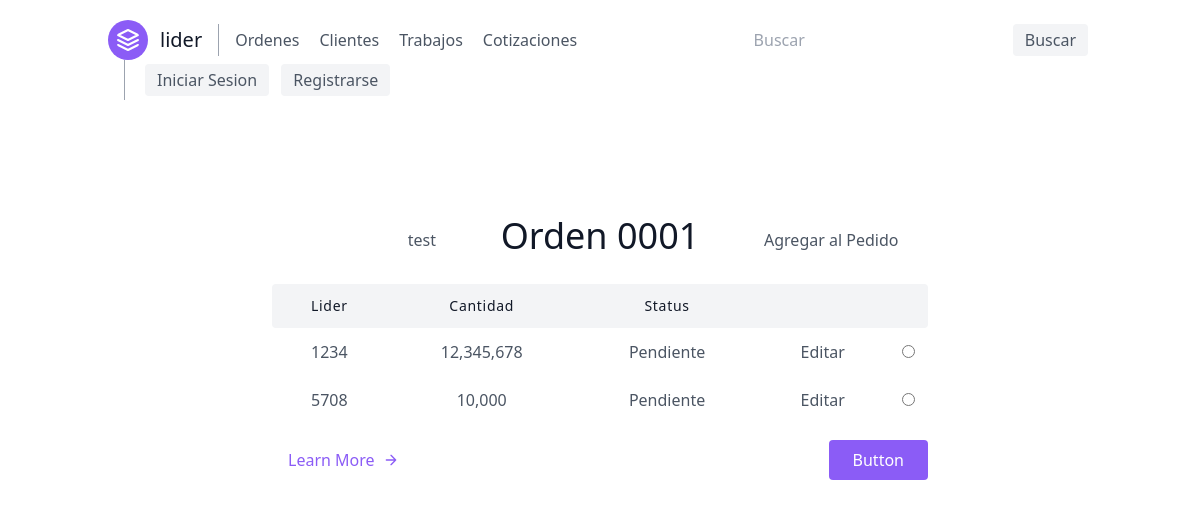
Before: /cart/1/ with the older database file.
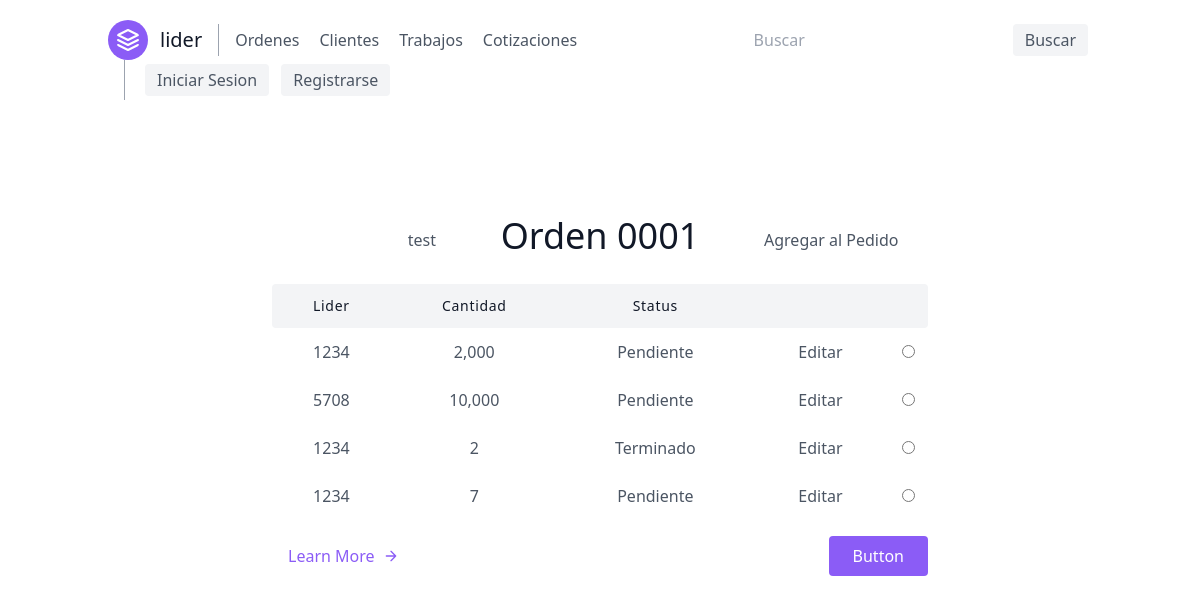
After: the same page with the newer database file.
### orders/models.py (models this page shows)
class OrderItem(models.Model):
    order = models.ForeignKey(Order, on_delete=models.CASCADE)
    lider = models.ForeignKey(Lider, on_delete=models.DO_NOTHING)
    quantity_ordered = models.IntegerField()
    finished = models.BooleanField()
    @property
    def status(self):
        return 'Terminado' if self.finished else 'Pendiente'

### orders/views.py (the view)
# urls.py: path('cart/<int:pk>/', OrderItemListView.as_view(), name='cart'),
class OrderItemListView(generic.TemplateView):
    def get(self, request, *args, **kwargs):
        context = {
            'items': models.OrderItem.objects.filter(order_id=kwargs['pk']),
            'order': models.Order.objects.get(id=kwargs['pk'])
        }
        return render(request, template_name='orders/cart.html', context=context)

### orders/models.py (called while the page is built)
    def __str__(self):
        return self.name_company

### orders/templates/orders/cart.html
{% extends 'base.html' %}
{% block content %}
    <section class="text-gray-600 body-font">
        <div class="container px-5 py-24 mx-auto">
            <div class="grid grid-cols-3 text-center w-full mb-5">
                <p class="grid content-center justify-end">{{ order.customer }}</p>
                <h1 class=" sm:text-4xl text-3xl font-medium title-font mb-2 text-gray-900">
                    Orden {{ order.id|stringformat:'04d' }}</h1>
                <a class="grid content-center justify-start" href="{% url 'orderItem-add' order.id %}">Agregar al Pedido</a>
            </div>
            <div class="lg:w-2/3 w-full mx-auto overflow-auto">
                <table class="table-auto w-full text-center whitespace-no-wrap">
                    <thead>
                    <tr>
                        <th class="px-4 py-3 title-font tracking-wider font-medium text-gray-900 text-sm bg-gray-100 rounded-tl rounded-bl">
                            Lider
                        </th>
                        <th class="px-4 py-3 title-font tracking-wider font-medium text-gray-900 text-sm bg-gray-100">
                            Cantidad
                        </th>
                        <th class="px-4 py-3 title-font tracking-wider font-medium text-gray-900 text-sm bg-gray-100">
                            Status
                        </th>
                        <th class="px-4 py-3 title-font tracking-wider font-medium text-gray-900 text-sm bg-gray-100">
                        </th>
                        <th class="w-10 title-font tracking-wider font-medium text-gray-900 text-sm bg-gray-100 rounded-tr rounded-br"></th>
                    </tr>
                    </thead>
                    <tbody>
                    {% for item in items %}
                        <tr>
                            <td class="px-4 py-3">{{ item.lider_id }}</td>
                            <td class="px-4 py-3">{{ item.quantity_ordered|floatformat:'g' }}</td>
                            <td class="px-4 py-3">{{ item.status }}</td>
                            <td><a class="px-4 py-3" href="{% url 'orderItem-update' item.pk %}">Editar</a></td>
                            <td class="w-10 text-center">
                                <input name="plan" type="radio">
                            </td>
                        </tr>
                    {% endfor %}
                    </tbody>
                </table>
            </div>
            <div class="flex pl-4 mt-4 lg:w-2/3 w-full mx-auto">
                <a class="text-purple-500 inline-flex items-center md:mb-2 lg:mb-0">Learn More
                    <svg fill="none" stroke="currentColor" stroke-linecap="round" stroke-linejoin="round"
                         stroke-width="2" class="w-4 h-4 ml-2" viewBox="0 0 24 24">
                        <path d="M5 12h14M12 5l7 7-7 7"></path>
                    </svg>
                </a>
                <button class="flex ml-auto text-white bg-purple-500 border-0 py-2 px-6 focus:outline-none hover:bg-purple-600 rounded">
                    Button
                </button>
            </div>
        </div>
    </section>
{% endblock %}

Changed rows visible on the page:
changed OrderItem (number 1 of 4 on the later page): quantity_ordered "12,345,678" → "2,000"
added OrderItem: lider_id "1234", quantity_ordered "2", status "Terminado"
added OrderItem: lider_id "1234", quantity_ordered "7", status "Pendiente"
